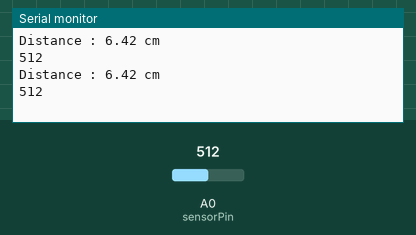
Bench run of a sketch on a simulated Arduino Uno, built with avr-gcc and run on an emulated ATmega328P. Parts: the last lines printed to the serial monitor. Inputs (shaded band) come from the test bench; at power-on: A0 (sensorPin) = 512.

Above: at 1.8 s.
1.9 s: A0 (sensorPin) set to 716
At 2.8 s:
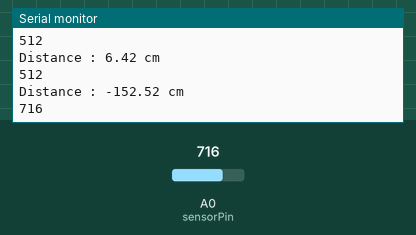
3.4 s: A0 (sensorPin) set to 900
At 4.5 s:
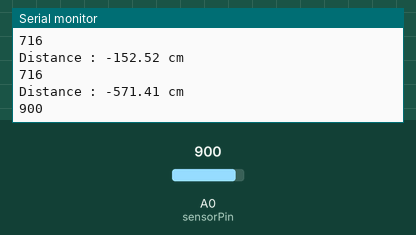
Timing chart, 0 to 6.4 s (numbered marks = the images above; inputs shaded):
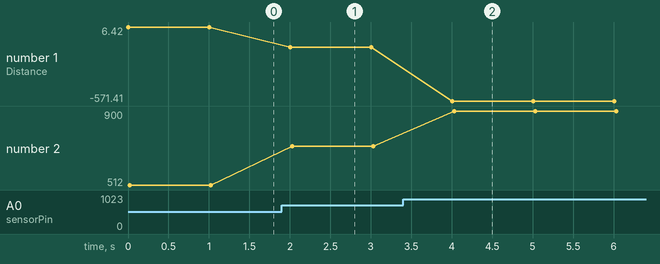

The sketch:

CodeCarto.ino
```cpp
int sensorPin = A0; // Définit la broche analogique à laquelle le capteur est connecté
int sensorValue; // Stocke la valeur de tension lue sur la broche du capteur
float distance; // Stocke la distance calculée en fonction de la valeur de tension


void setup() {
  Serial.begin(9600);
}

void loop() {
  sensorValue = analogRead(sensorPin); // Lit la valeur de tension du capteur
distance = -3.5241e-06 * pow(sensorValue, 3) + 0.0036398 * pow(sensorValue, 2) -  1.2264 * sensorValue + 153.18; // Calcule la distance en centimètres
  Serial.print("Distance : ");
  Serial.print(distance); // Affiche la distance calculée
  Serial.println(" cm");
  Serial.println(sensorValue);

  delay(1000);
}
```

Measured:
- after the input at 1.9 s, the serial monitor: prints a new line after 0.10 s (image 1)
- after the input at 3.4 s, the serial monitor: prints a new line after 0.61 s (image 2)
- plotted number 1: 6.42 → -152.52 after the input at 1.9 s, -152.52 → -571.41 after the input at 3.4 s
- plotted number 2: 512 → 716 after the input at 1.9 s, 716 → 900 after the input at 3.4 s
